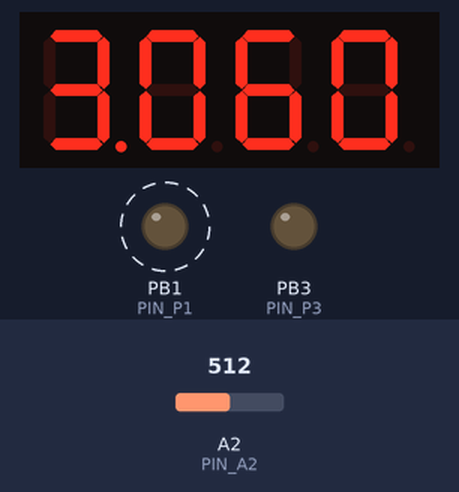
A sketch run on a simulated ATtiny85, built with avr-gcc and run on an emulated ATtiny85. On the bench: 4-digit seven-segment display, output pins drawn as LEDs (lit = HIGH). Dashed ring = blinking. Inputs (shaded band) come from the test bench; at power-on: A2 (PIN_A2) = 512.

Above: at 0.9 s.
1.3 s: A2 (PIN_A2) set to 13
At 1.51 s:
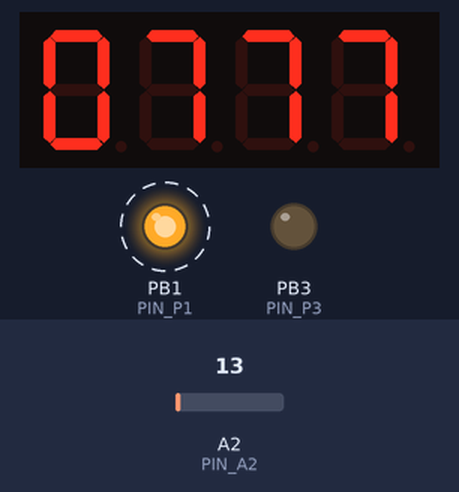
2.9 s: A2 (PIN_A2) set to 10
At 3.5 s:
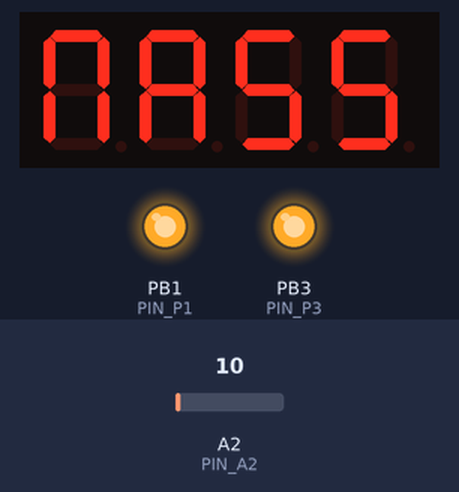
4.5 s: A2 (PIN_A2) set to 0
At 5.1 s:
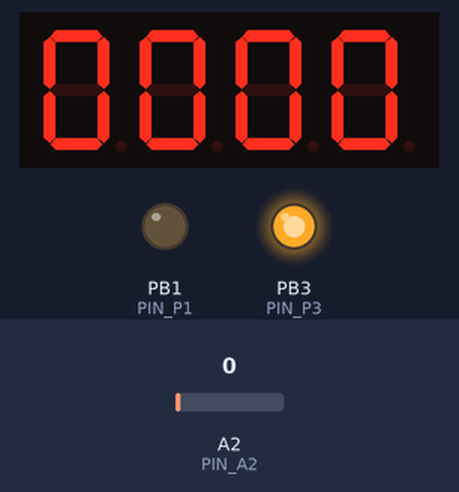
Timing chart, 0 to 7.5 s (numbered marks = the images above; inputs shaded):
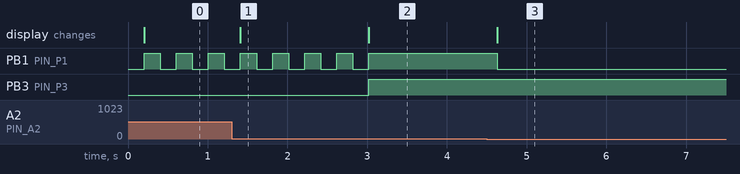

The sketch:

ATTINY_CONTROL_YouTube_chevichelov.ino
```cpp
#include <TM1650.h>

#define PIN_A2   A2                                                                           //Назначаем пин A2
#define PIN_P1   1                                                                            //Назначаем пин P1
#define PIN_P3   3                                                                            //Назначаем пин P3


float R1_R4                           =  108.9;                                               //Сопротивление резистора R1 + R4 в кОм 98.9 + 10
float R2                              =  9.7;                                                 //Сопротивление резистора R2 в кОм 9.7

float DEFAULT_VOLT                    = 0;                                                    //Напряжение по умолчанию;
float  VOLT_DISPLAY                   = 0;                                                    //Объявляем переменную для хранения значения напряжения
int VOLT                              = 0;                                                    //Объявляем переменную для отображения на дисплее
byte DOT                              = 0;                                                    //Объявляем переменную для хранения позиции точки
unsigned long TIME_BATTERY            = 0;                                                    //Объявляем переменную таймера измерения напряжения батареи
unsigned long TIME                    = 0;                                                    //Объявляем переменную таймера задержки измерений


                                                                                              //Описание из библиотеки
                                                                                              //Define a 4-digit display module. Pin suggestions:
                                                                                              //ESP8266 (Wemos D1): data pin 5 (D1), clock pin 4 (D2)
                                                                                              //ATtiny44A: data pin 9, clock pin 10 (LED_BUILTIN: 8 on ATTinyCore)
TM1650 module(0, 2);                                                                          //data, clock, 4 digits


void setup()
{
  pinMode(PIN_P1, OUTPUT);                                                                      //Пин установлен на выход
  pinMode(PIN_P3, OUTPUT);                                                                      //Пин установлен на выход
  pinMode(PIN_A2, INPUT);                                                                       //Пин установлен на вход
  DEFAULT_VOLT                        = GET_DEFAULT_VOLT();                                     //Измеряем внутреннее напряжение
}


void loop()
{
  if (millis() - TIME <= 200)                                                                   //Добавляем задержку в 200 миллисекунд
    return;
  TIME = millis();

  if (millis() - TIME_BATTERY >= 60000)                                                         //Добавляем задержку в 1 минуту для измерения напряжения питания
  {
    DEFAULT_VOLT = GET_DEFAULT_VOLT();                                                          //Измеряем внутреннее напряжение
    TIME_BATTERY = millis();
  }

  module.setupDisplay(true, 7);                                                                 //иногда шум на линии может изменить уровень интенсивности, поэтому устанавливаем его заного
  VOLT_DISPLAY = analogRead(PIN_A2) * DEFAULT_VOLT / 1024 * (( R1_R4 + R2 ) / R2);              //Рассчитываем значение напряжения
  if (VOLT_DISPLAY >= 0.7)                                                                      //Если напряжение больше 0.7 вольт, значит плюс
  {
    if (digitalRead(PIN_P1) == HIGH)                                                            //Подаём прерывистый звуковой сигнал
      digitalWrite(PIN_P1, LOW);
    else
      digitalWrite(PIN_P1, HIGH);
    digitalWrite(PIN_P3, LOW);                                                                  //Отключаем напряжение на пине P3
  }
  else if (VOLT_DISPLAY < 0.7 && VOLT_DISPLAY >= 0.3)                                           //Если напряжение в диапазоне от 0.3 до 0.7 вольт, значит масса
  {
    digitalWrite(PIN_P1, HIGH);                                                                 //Подаём непрерывистый звуковой сигнал
    digitalWrite(PIN_P3, HIGH);                                                                 //Подаём напряжение на пин P3
  }
  else if (VOLT_DISPLAY < 0.3)                                                                  //Если напряжение ниже 0.3 вольт
  {
    digitalWrite(PIN_P1, LOW);                                                                  //Отключаем звуковой сигнал
    digitalWrite(PIN_P3, HIGH);                                                                 //Подаём напряжение на пин P3
  }

  if (VOLT_DISPLAY >= 10)                                                                       //Напряжение больше 10 вольт
  {
    DOT   = 3;                                                                                  //Устанавливаем точку на 3 позицию
    VOLT  = VOLT_DISPLAY * 100;                                                                 //Сдвигаем значение напряжение на 2 бита влево
  }
  else                                                                                          //Напряжение меньше 10 вольт
  {
    DOT   = 4;                                                                                  //Устанавливаем точку на 4 позицию
    VOLT  = VOLT_DISPLAY * 1000;                                                                //Сдвигаем значение напряжение на 3 бита влево
  }
  if (VOLT_DISPLAY >= 0.7 || VOLT_DISPLAY < 0.3)                                                //Если напряжение больше 0.7 вольт и меньше 0.3 вольта
  {
    module.setDisplayToDecNumber(VOLT, _BV(DOT));                                               //Отображаем значение на дисплее
  }
  else                                                                                          //Иначе
  {
    module.setDisplayToString("MASS");                                                          //Отображаем на дисплее слово MASS
  }
}

float GET_DEFAULT_VOLT() {                                                                      //Функция измеряет внутреннее напряжение Arduino
  long RESULT         = 0;                                                                      //Определяем переменную для получения результата.
  byte  COUNT_RESULT  = 100;                                                                    //Определяем сколько значений АЦП требуется получить для усреднения результата.
                                                                                                //Для Arduino Mega, Leonardo и Micro, сбрасываем бит «MUX5» регистра «ADCSRB», так как «MUX[5-0]» должно быть равно 011110 (см. регистр «ADMUX»).
  #if defined(__AVR_ATmega32U4__) || defined(__AVR_ATmega1280__) || defined(__AVR_ATmega2560__) //Устанавливаем биты регистра «ADMUX»: «REFS»=01 (ИОН=VCC), «ADLAR»=0 (выравнивание результата по правому краю), «MUX[4-0]»=11110 или «MUX[3-0]»=1110 (источником сигнала для АЦП является напряжение ИОН на 1,1 В).
    ADMUX = _BV(REFS0) | _BV(MUX4) | _BV(MUX3) | _BV(MUX2) | _BV(MUX1);
  #elif defined (__AVR_ATtiny24__) || defined(__AVR_ATtiny44__) || defined(__AVR_ATtiny84__)
    ADMUX = _BV(MUX5) | _BV(MUX0);
  #elif defined (__AVR_ATtiny25__) || defined(__AVR_ATtiny45__) || defined(__AVR_ATtiny85__)
    ADMUX = _BV(MUX3) | _BV(MUX2);
  #else
    ADMUX = _BV(REFS0) | _BV(MUX3) | _BV(MUX2) | _BV(MUX1);
  #endif

  for(byte i=0; i<COUNT_RESULT; i++)                                                            //Получаем несколько значений АЦП
  {
    ADCSRA |= _BV(ADSC);                                                                        //Запускаем преобразования АЦП:Устанавливаем биты регистра «ADCSRA»: «ADEN»=1  (вкл АЦП), «ADSC» =1 (запускаем новое преобразование).
    while (bit_is_set(ADCSRA, ADSC));                                                           //Получаем данные АЦП:
    uint8_t _LOW  = ADCL;
    uint8_t _HIGH = ADCH;

    RESULT += (_HIGH << 8) | _LOW;                                                              //Суммируем результат
  }
  RESULT /= COUNT_RESULT;                                                                       //Делим результат «RESULT» на «COUNT_RESULT», так как мы получили его «COUNT_RESULT» раз.
  return (1.1f/RESULT) * 1024;                                                                  //Рассчитываем напряжение питания:  //  АЦП = (Uвх/Vcc)*1023. Напряжение Uвх мы брали с внутреннего ИОН на 1.1 В, значение которого возвращает функция analogSave_1V1(0).
}
```

Measured:
- the behaviour switches between 12 and 11 on A2 (PIN_A2) (found by bisection; images 1 and 2)
- after the input at 1.3 s, the display: changes after 0.11 s (image 1)
- after the input at 2.9 s, PB1 (PIN_P1): goes on until 3.0 s, then stays HIGH; PB3 (PIN_P3): LOW → HIGH after 0.12 s; the display: changes after 0.12 s (image 2)
- after the input at 4.5 s, PB1 (PIN_P1): HIGH → LOW after 0.13 s; the display: changes after 0.13 s (image 3)
- by itself, PB1 (PIN_P1): alternates HIGH for 0.20 s and LOW for 0.20 s
